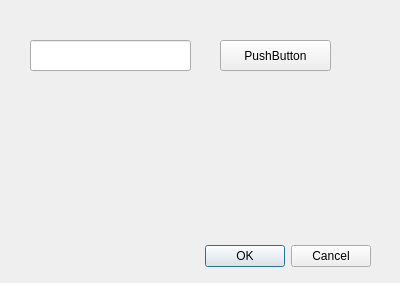
<?xml version="1.0" encoding="UTF-8"?>
<ui version="4.0">
 <class>Dialog</class>
 <widget class="QDialog" name="Dialog">
  <property name="geometry">
   <rect>
    <x>0</x>
    <y>0</y>
    <width>400</width>
    <height>283</height>
   </rect>
  </property>
  <property name="windowTitle">
   <string>Dialog</string>
  </property>
  <widget class="QDialogButtonBox" name="buttonBox">
   <property name="geometry">
    <rect>
     <x>30</x>
     <y>240</y>
     <width>341</width>
     <height>32</height>
    </rect>
   </property>
   <property name="orientation">
    <enum>Qt::Horizontal</enum>
   </property>
   <property name="standardButtons">
    <set>QDialogButtonBox::Cancel|QDialogButtonBox::Ok</set>
   </property>
  </widget>
  <widget class="QLineEdit" name="lineEdit">
   <property name="geometry">
    <rect>
     <x>30</x>
     <y>40</y>
     <width>161</width>
     <height>31</height>
    </rect>
   </property>
  </widget>
  <widget class="QPushButton" name="pushButton">
   <property name="geometry">
    <rect>
     <x>220</x>
     <y>40</y>
     <width>111</width>
     <height>31</height>
    </rect>
   </property>
   <property name="text">
    <string>PushButton</string>
   </property>
  </widget>
 </widget>
 <resources/>
 <connections>
  <connection>
   <sender>buttonBox</sender>
   <signal>accepted()</signal>
   <receiver>Dialog</receiver>
   <slot>accept()</slot>
   <hints>
    <hint type="sourcelabel">
     <x>248</x>
     <y>254</y>
    </hint>
    <hint type="destinationlabel">
     <x>157</x>
     <y>274</y>
    </hint>
   </hints>
  </connection>
  <connection>
   <sender>buttonBox</sender>
   <signal>rejected()</signal>
   <receiver>Dialog</receiver>
   <slot>reject()</slot>
   <hints>
    <hint type="sourcelabel">
     <x>316</x>
     <y>260</y>
    </hint>
    <hint type="destinationlabel">
     <x>286</x>
     <y>274</y>
    </hint>
   </hints>
  </connection>
 </connections>
</ui>
